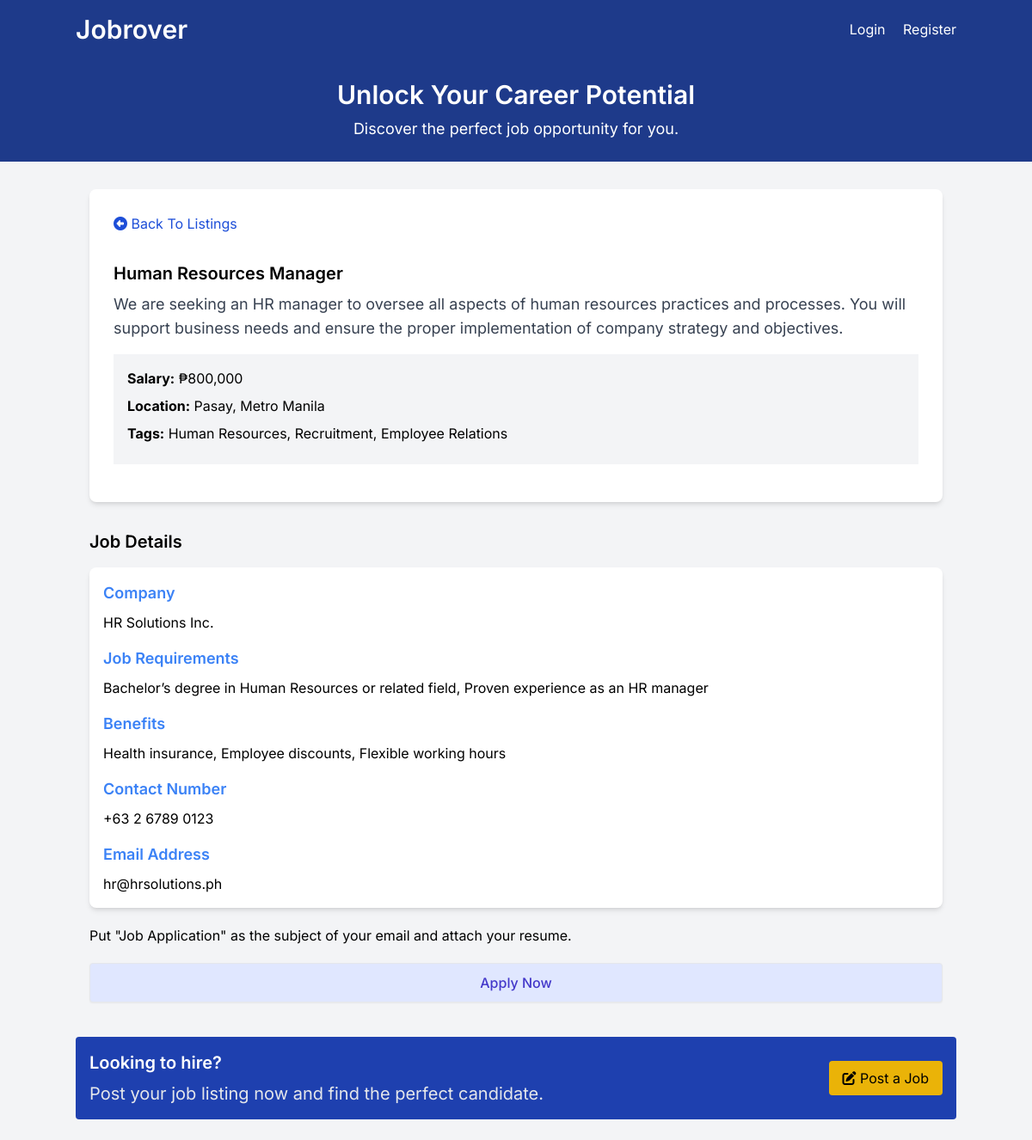
The page /listings/21 on the database its author committed.
### tables this page shows
CREATE TABLE `listings` (
  `id` int NOT NULL AUTO_INCREMENT,
  `user_id` int NOT NULL,
  `title` varchar(255) NOT NULL,
  `description` longtext,
  `salary` varchar(45) DEFAULT NULL,
  `tags` varchar(255) DEFAULT NULL,
  `company` varchar(45) DEFAULT NULL,
  `address` varchar(255) DEFAULT NULL,
  `city` varchar(45) DEFAULT NULL,
  `state` varchar(45) DEFAULT NULL,
  `phone` varchar(45) DEFAULT NULL,
  `email` varchar(45) DEFAULT NULL,
  `requirements` longtext,
  `benefits` longtext,
  `created_at` timestamp NULL DEFAULT CURRENT_TIMESTAMP,
  PRIMARY KEY (`id`),
  KEY `fk_listings_users_idx` (`user_id`),
  CONSTRAINT `fk_listings_users` FOREIGN KEY (`user_id`) REFERENCES `users` (`id`) ON DELETE CASCADE ON UPDATE CASCADE
);

### App/controllers/ListingController.php (called while the page is built, shortened)
<?php
class ListingController
{
  protected $db;
  public function __construct()
  {
    $config = require basePath('config/db.php');
    $this->db = new Database($config);
  }
  public function show($params)
  {
    $id = $params['id'];
    $params = [
      'id' => $id,
    ];
    $listing = $this->db
      ->query('SELECT * FROM listings WHERE id = :id', $params)
      ->fetch();
    loadView('listings/show', [
      'listing' => $listing,
    ]);
  }
}

### public/index.php (called while the page is built, shortened)
<?php
require '../helpers.php';
$router = new Router();
$uri = parse_url($_SERVER['REQUEST_URI'], PHP_URL_PATH);
$router->route($uri);

### Framework/Session.php (called while the page is built, shortened)
<?php
class Session
{
  public static function has($key)
  {
    return isset($_SESSION[$key]);
  }
}

### Framework/Database.php (called while the page is built, shortened)
<?php
class Database
{
  public $conn;
  public function __construct($config)
  {
    $dsn = "mysql:host={$config['host']};port={$config['port']};dbname={$config['dbname']}";
    $options = [
      PDO::ATTR_ERRMODE => PDO::ERRMODE_EXCEPTION,
      PDO::ATTR_DEFAULT_FETCH_MODE => PDO::FETCH_OBJ,
    ];
    try {
      $this->conn = new PDO(
        $dsn,
        $config['username'],
        $config['password'],
        $options
      );
    } catch (PDOException $e) {
      throw new Exception("Database connection failed: {$e->getMessage()}");
    }
  }
  public function query($query, $params = [])
  {
    try {
      $sth = $this->conn->prepare($query);
      foreach ($params as $param => $value) {
        $sth->bindValue(':' . $param, $value);
      }
      $sth->execute();
      return $sth;
    } catch (PDOException $e) {
      throw new Exception("Query failed to execute: {$e->getMessage()}");
    }
  }
}

### App/views/listings/show.view.php (the view, shortened to what this page needs)
<?php loadPartial('navbar'); ?>
<?php loadPartial('top-banner'); ?>
<section class="container mx-auto p-4 mt-4">
  <div class="rounded-lg shadow-md bg-white p-3">
    <div class="flex justify-between items-center">
      <a class="block p-4 text-blue-700" href="/listings">
        <i class="fa fa-arrow-alt-circle-left"></i>
        Back To Listings
      </a>
    </div>
    <div class="p-4">
       <h2 class="text-xl font-semibold"><?= $listing->title ?></h2>
       <p class="text-gray-700 text-lg mt-2">
         <?= $listing->description ?>
       </p>
       <ul class="my-4 bg-gray-100 p-4">
         <li class="mb-2"><strong>Salary:</strong> <?= formatSalary(
           $listing->salary
         ) ?></li>
         <li class="mb-2">
           <strong>Location:</strong> <?= $listing->city ?>, <?= $listing->state ?>
         </li>
         <?php if (!empty($listing->tags)): ?>
          <li class="mb-2">
            <strong>Tags:</strong> <?= $listing->tags ?>
          </li>
          <?php endif; ?>
       </ul>
    </div>
  </div>
</section>
<section class="container mx-auto p-4">
  <h2 class="text-xl font-semibold mb-4">Job Details</h2>
  <div class="rounded-lg shadow-md bg-white p-4">
    <h3 class="text-lg font-semibold mb-2 text-blue-500">Company</h3>
     <p>
       <?= $listing->company ?>
     </p>
    <h3 class="text-lg font-semibold mt-4 mb-2 text-blue-500">Job Requirements</h3>
     <p>
       <?= $listing->requirements ?>
     </p>
    <h3 class="text-lg font-semibold mt-4 mb-2 text-blue-500">Benefits</h3>
    <p><?= $listing->benefits ?></p>
    <h3 class="text-lg font-semibold mt-4 mb-2 text-blue-500">Contact Number</h3>
    <p><?= $listing->phone ?></p>
    <h3 class="text-lg font-semibold mt-4 mb-2 text-blue-500">Email Address</h3>
    <p><?= $listing->email ?></p>
  </div>
  <p class="my-5">Put "Job Application" as the subject of your email and attach your resume.</p>
  <a
    href="mailto:<?= $listing->email ?>"
    class="block w-full text-center px-5 py-2.5 shadow-sm rounded border text-base font-medium cursor-pointer text-indigo-700 bg-indigo-100 hover:bg-indigo-200"
  >
    Apply Now
  </a>
</section>
<?php loadPartial('bottom-banner'); ?>

### Framework/Router.php (shortened to what this page needs)
<?php
class Router
{
  protected $routes = [];
  public function registerRoute($method, $uri, $action, $middleware = [])
  {
    list($controller, $controllerMethod) = explode('@', $action);
    $this->routes[] = [
      'method' => $method,
      'uri' => $uri,
      'controller' => $controller,
      'controllerMethod' => $controllerMethod,
      'middleware' => $middleware,
    ];
  }
  public function route($uri)
  {
    $requestMethod = $_SERVER['REQUEST_METHOD'];
    foreach ($this->routes as $route) {
      $uriSegments = explode('/', trim($uri, '/'));
      $routeSegments = explode('/', trim($route['uri'], '/'));
      if (
        count($uriSegments) === count($routeSegments) &&
        strtoupper($route['method']) === $requestMethod
      ) {
        $params = [];
        $match = true;
        for ($i = 0; $i < count($uriSegments); $i++) {
          if (
            $routeSegments[$i] !== $uriSegments[$i] &&
            !preg_match('/\{(.+?)\}/', $routeSegments[$i])
          ) {
            $match = false;
            break;
          }
          if (preg_match('/\{(.+?)\}/', $routeSegments[$i], $matches)) {
            $params[$matches[1]] = $uriSegments[$i];
          }
        }
        if ($match) {
          $controllerMethod = $route['controllerMethod'];
          $controllerInstance = new $controller();
          $controllerInstance->$controllerMethod($params);
          return;
        }
      }
    }
  }
}

### App/views/partials/navbar.php (shortened to what this page needs)
<header class="bg-blue-900 text-white p-4">
  <div class="container mx-auto flex justify-between items-center">
    <h1 class="text-3xl font-semibold left-text">
      <a href="/">Jobrover</a>
    </h1>
    <nav class="space-x-4">
      <?php if (Session::has('user')): ?>
      <div class="flex justify-between items-center gap-4 ">
         <div class="text-blue-300 text-base links">
           Welcome <?php echo Session::get('user')['name']; ?>
         </div>
         <form method="POST" action="/auth/logout" class="flex gap-4 links">
           <button type="submit" class="text-white inline hover:underline">Logout</button>
           <a href="/listings/create"
           class="bg-yellow-500 hover:bg-yellow-600 text-black px-4 py-2 rounded hover:shadow-md transition duration-300 "
           >
            <i class="fa fa-edit"></i> Post a Job
           </a>
         </form>
      <?php else: ?>
       <a href="/auth/login" class="text-white hover:underline">Login</a>
       <a href="/auth/register" class="text-white hover:underline">Register</a>
      <?php endif; ?>
      </div>
</header>

### App/views/partials/top-banner.php
<section class="bg-blue-900 text-white py-6 text-center">
  <div class="container mx-auto">
    <h2 class="text-3xl font-semibold">Unlock Your Career Potential</h2>
    <p class="text-lg mt-2">
      Discover the perfect job opportunity for you.
    </p>
  </div>
</section>

### App/views/partials/bottom-banner.php
<section class="container mx-auto my-6">
  <div
    class="bg-blue-800 text-white rounded p-4">
    <div class="banner">
      <div>
        <h2 class="text-xl font-semibold">Looking to hire?</h2>
        <p class="text-gray-200 text-xl mt-2 bottom-banner">
          Post your job listing now and find the perfect candidate.
        </p>
      </div>
      <a
        href="/listings/create"
        class="bg-yellow-500 hover:bg-yellow-600 text-black px-4 py-2 rounded hover:shadow-md transition duration-300 text-center"
      >
        <i class="fa fa-edit"></i> Post a Job
      </a>
    </div>
  </div>
</section>

### rows shown on the page
listings: title "Human Resources Manager", description "We are seeking an HR manager to oversee all aspects of human resources practices and processes. You will support business needs and ensure the proper implementation of company strategy and objectives.", salary "₱800,000", city "Pasay", state "Metro Manila", tags "Human Resources, Recruitment, Employee Relations", company "HR Solutions Inc.", requirements "Bachelor’s degree in Human Resources or related field, Proven experience as an HR manager", benefits "Health insurance, Employee discounts, Flexible working hours", phone "+63 2 6789 0123", email "hr@hrsolutions.ph"
